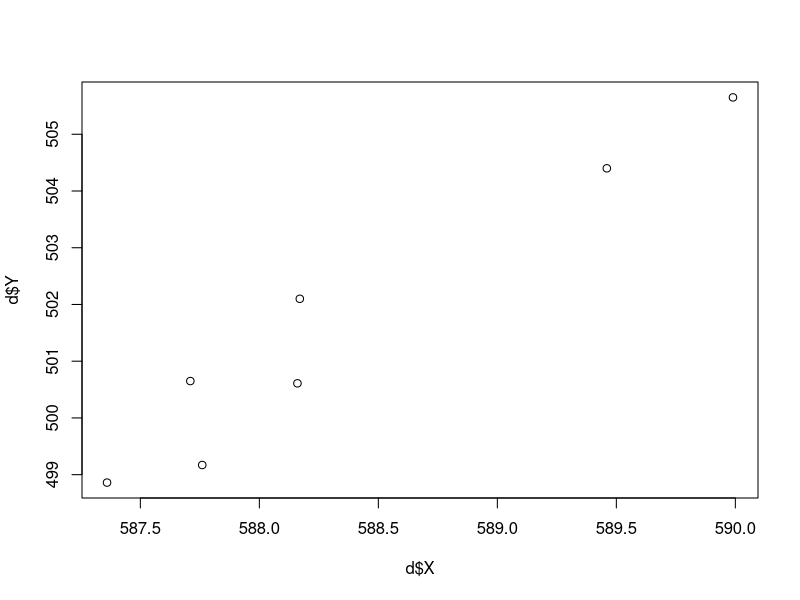
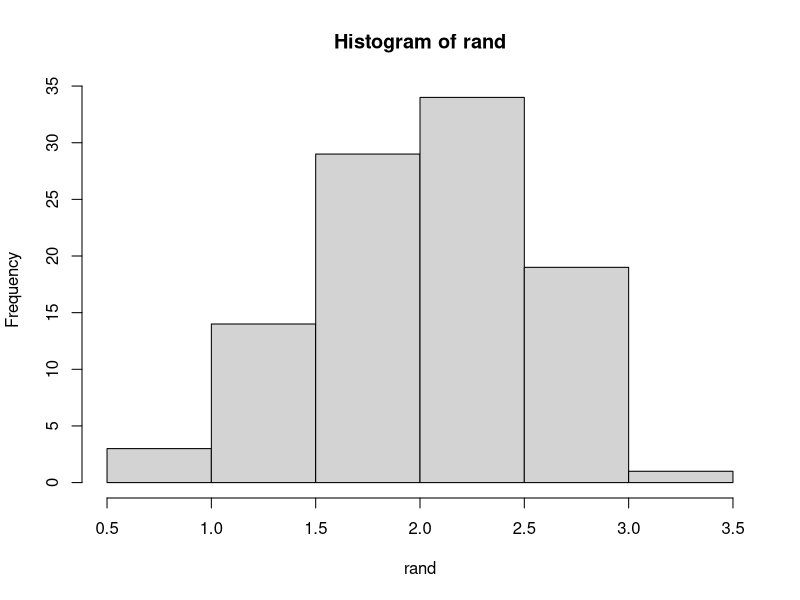

These figures' R source, in order:
## load data ##
d <- read.csv('data/wpt_movement.csv')

plot(d$X, d$Y)

# calculate mean x and mean y
mean(d$X)
mean(d$Y)

# generate random numbers #
rand <- rnorm(100, mean = 2, sd = 0.5)
hist(rand)
